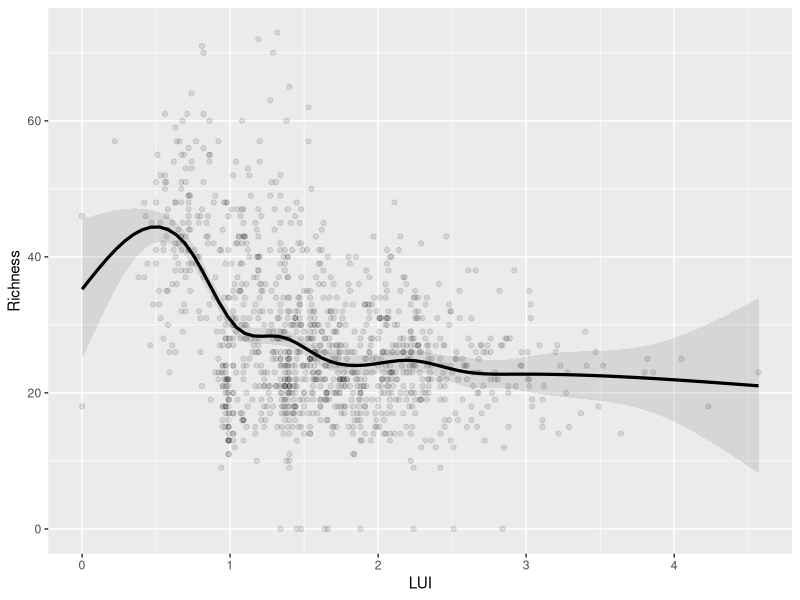
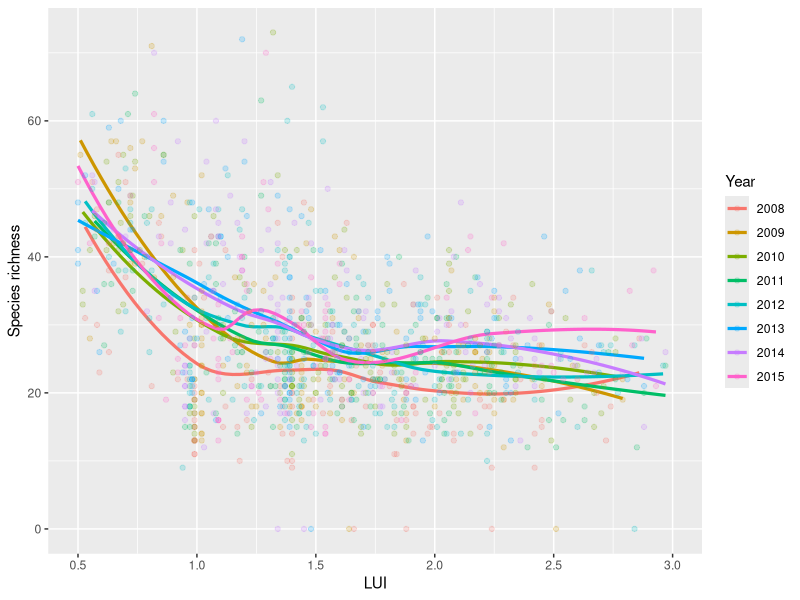
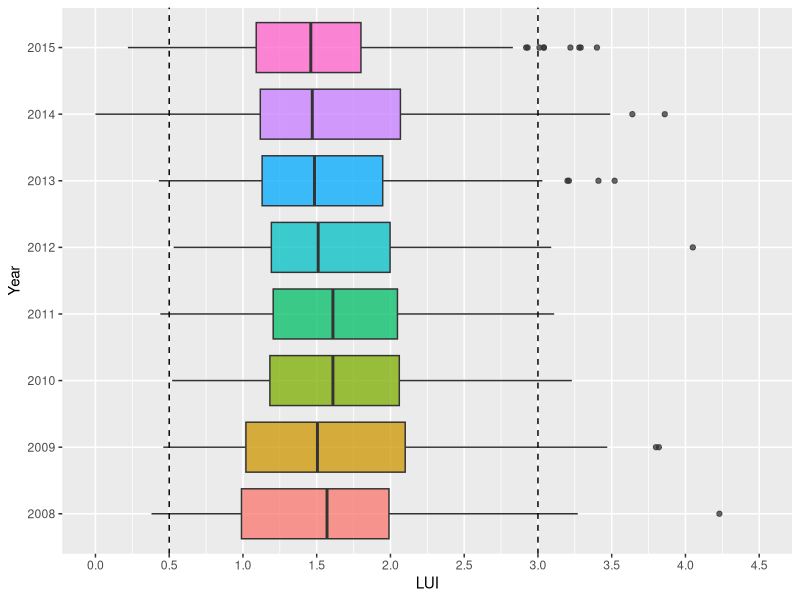
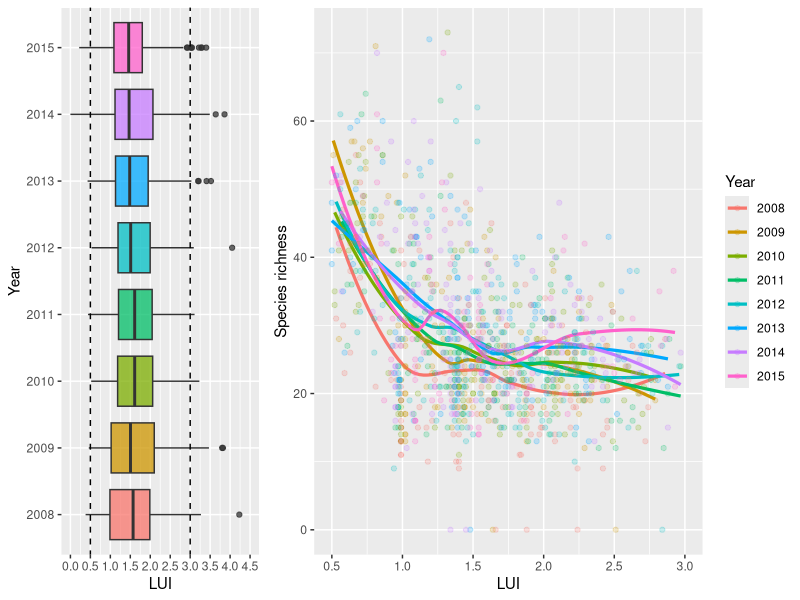

These charts were generated, in order, by the following R code: (Note: this script raises an error after producing the figures.)
#Species diversity by LUI value

rm(list = ls())


#load LUI data
lui <- read.csv("data/LUI06_15.csv", header  = TRUE)

#stick with LUI at different years
lui.only <- lui[, grep("LUI", names(lui))]
lui.only2 <- lui.only[, -c(1:2)] ## remove 2006 and 2007
lui_tot <- cbind("plot" = lui$Plot, lui.only2)

#restructure LUI
lu <- c(lui_tot$LUI_08, lui_tot$LUI_09, lui_tot$LUI_10, lui_tot$LUI_11,
        lui_tot$LUI_12, lui_tot$LUI_13, lui_tot$LUI_14, lui_tot$LUI_15)
yy <- c(rep(2008, nrow(lui_tot)), rep(2009, nrow(lui_tot)), rep(2010, nrow(lui_tot)), rep(2011, nrow(lui_tot)),
        rep(2012, nrow(lui_tot)), rep(2013, nrow(lui_tot)), rep(2014, nrow(lui_tot)), rep(2015, nrow(lui_tot)))
pp <- rep(lui_tot$plot, length(unique(yy)))

lui_total <- data.frame("Plot" = pp, "Year" = yy, "LUI" = lu)

#load plant data
plants <- read.csv("data/BE.plants08.16.csv", header = TRUE)

#change to presence/absence data (0 or 1)
plants_div <- plants
for (i in 1:nrow(plants)){
  for (j in 5:ncol(plants)){
    if(is.na(plants[i, j])){
      plants[i, j] <- 0
    } else {
      if (plants[i, j] > 0){
        plants_div[i, j] <- 1
      }
    }
  }
}

#number of species per plot
rich <- apply(plants_div[, -c(1:5)], 1, sum, na.rm = TRUE)
richness <- data.frame("Year" = plants_div$Year, "Plot" = plants_div$Useful_EP_PlotID, "div" = rich)

#add the column with plant richness
lui_total <- cbind(lui_total, "Richness" = richness$div[richness$Year != 2016])
lui_total$Year <- as.factor(lui_total$Year)

library(ggplot2)
ggplot(data = lui_total, aes(x = LUI, y = Richness)) +
  geom_smooth(alpha = 0.25, size = 1.1, color = "black") + geom_point(alpha = 0.1)

(lui_rich <- ggplot(data = lui_total, aes(x = LUI, y = Richness, colour = Year)) +
  geom_smooth(alpha = 0, size = 1.1) + geom_point(alpha = 0.2) +
  scale_x_continuous(limits = c(0.5, 3), breaks = seq(0.5, 3, by = 0.5)) +
  ylab("Species richness"))

#LUI values to be selected?
(box <- ggplot(data = lui_total, aes(x = Year, y = LUI)) + geom_boxplot(aes(fill = Year), alpha = 0.75) +
  theme(legend.position = "none") + geom_abline(intercept = 3, slope = 0, linetype = "dashed") +
  geom_abline(intercept = 0.5, slope = 0, linetype = "dashed") +
  scale_x_discrete(limits = rev(levels(lui_total$year))) +
  scale_y_continuous(limits = c(0, 4.5), breaks = seq(0, 4.5, by = 0.5)) + coord_flip())

library(ggpubr)

#Chart LUI--DIVERSITY
ggarrange(box, lui_rich, align = "h", widths = c(1, 2))
ggsave("figures/LUI_richness.png", width = 10, height = 5, dpi = 320)

